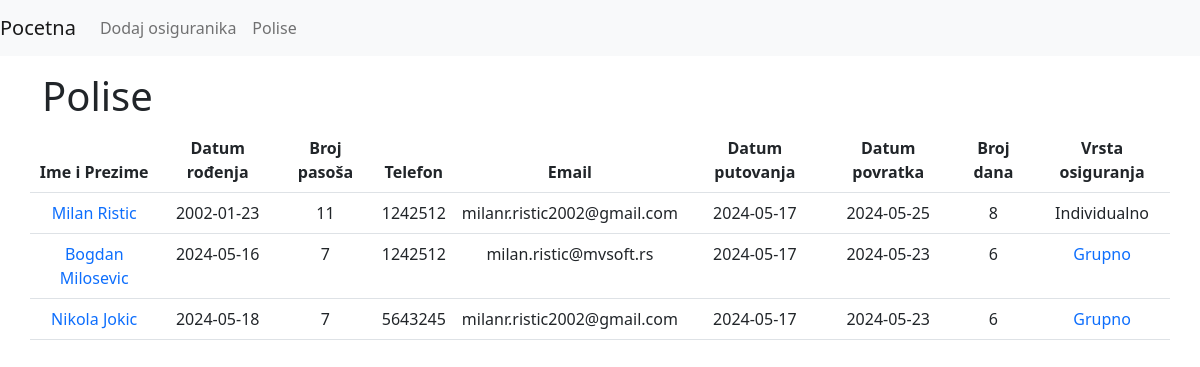
Screenshot of /polise.php with the database file from the repository.
### tables this page shows
CREATE TABLE `nosilac_osiguranja` (
  `id` int(11) NOT NULL,
  `ime_prezime` varchar(255) NOT NULL,
  `datum_rodjenja` date NOT NULL,
  `broj_pasosa` varchar(50) NOT NULL,
  `telefon` varchar(20) DEFAULT NULL,
  `email` varchar(255) NOT NULL,
  `datum_putovanja` date NOT NULL,
  `datum_povratka` date NOT NULL,
  `vrsta_osiguranja` varchar(20) NOT NULL
);

### polise.php (the view, shortened to what this page needs)
<?php
    try {
        require_once "./includes/dbh.inc.php";
        $sql = "SELECT * FROM nosilac_osiguranja";
        $stmt = $pdo->prepare($sql);
        $stmt->execute();
        $polise = $stmt->fetchAll(PDO::FETCH_ASSOC);
    } catch(PDOException $e) {
        echo "Error: " . $e->getMessage();
    }
?>
<?php
    include "./includes/header.php";
?>
    <section class="section section-polise">
        <div class="container">
            <div class="row">
                <h1 class="mt-3">Polise</h1>
                <table class="table">
                    <thead>
                        <tr>
                            <th>Ime i Prezime</th>
                            <th>Datum rođenja</th>
                            <th>Broj pasoša</th>
                            <th>Telefon</th>
                            <th>Email</th>
                            <th>Datum putovanja</th>
                            <th>Datum povratka</th>
                            <th>Broj dana</th>
                            <th>Vrsta osiguranja</th>
                        </tr>
                    </thead>
                    <tbody>
                        <?php foreach ($polise as $polisa): ?>
                            <tr>
                                <td><a href="prikaz_polise.php?id=<?= $polisa['id']; ?>"><?= $polisa['ime_prezime']; ?></a></td>
                                <td><?= $polisa['datum_rodjenja']; ?></td>
                                <td><?= $polisa['broj_pasosa']; ?></td>
                                <td><?= $polisa['telefon']; ?></td>
                                <td><?= $polisa['email']; ?></td>
                                <td><?= $polisa['datum_putovanja']; ?></td>
                                <td><?= $polisa['datum_povratka']; ?></td>
                                <td>
                                    <?php
                                        $datum_od = new DateTime($polisa['datum_putovanja']);
                                        $datum_do = new DateTime($polisa['datum_povratka']);
                                        $interval = $datum_od->diff($datum_do);
                                        $broj_dana = $interval->days;
                                        echo $broj_dana;
                                    ?>
                                </td>
                                <td>
                                    <?php
                                    if ($polisa['vrsta_osiguranja'] === 'grupno') {
                                        echo '<a href="prikaz_grupne_polise.php?id=' . $polisa['id'] . '">Grupno</a>';
                                    } else {
                                        echo 'Individualno';
                                    }
                                    ?>
                                </td>
                            </tr>
                        <?php endforeach; ?>
                    </tbody>
                </table>
            </div>
        </div>
    </section>
<?php
    include "./includes/footer.php";
?>

### includes/header.php (shortened to what this page needs)
<!DOCTYPE html>
<html lang="en">
  <head>
    <link
      href="https://cdn.jsdelivr.net/npm/bootstrap@5.2.3/dist/css/bootstrap.min.css"
      rel="stylesheet"
    />
    <link rel="stylesheet" href="./assets/css/main.css" />
  </head>
  <body></body>
</html>

### includes/footer.php (shortened to what this page needs)
</body>
</html>

### assets/css/main.css (style rules this page uses)
.table th, .table td { text-align: center; }
.table a { text-decoration: none; }

### rows the page displays
nosilac_osiguranja: ime_prezime "Milan Ristic", datum_rodjenja "2002-01-23", broj_pasosa "11", telefon "1242512", email "milanr.ristic2002@gmail.com", datum_putovanja "2024-05-17", datum_povratka "2024-05-25", broj_dana "8", vrsta_osiguranja "Individualno"
nosilac_osiguranja: ime_prezime "Bogdan Milosevic", datum_rodjenja "2024-05-16", broj_pasosa "7", telefon "1242512", email "milan.ristic@mvsoft.rs", datum_putovanja "2024-05-17", datum_povratka "2024-05-23", broj_dana "6"
nosilac_osiguranja: ime_prezime "Nikola Jokic", datum_rodjenja "2024-05-18", broj_pasosa "7", telefon "5643245", email "milanr.ristic2002@gmail.com", datum_putovanja "2024-05-17", datum_povratka "2024-05-23", broj_dana "6"
